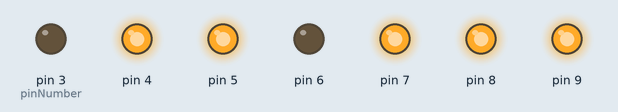
Recording of a sketch running on a simulated Arduino Uno, built with avr-gcc and run on an emulated ATmega328P. Parts: output pins drawn as LEDs (lit = HIGH).

Above: at 0.1 s.
Timing chart, 0 to 1.6 s (numbered marks = the images above):
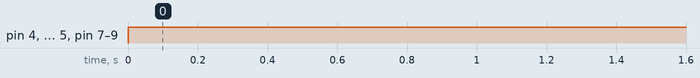

Measured:
- by itself, pin 4, pin 5, pin 7–9: LOW → HIGH at 0.00 s

The sketch:

Lesson22-3_switch.ino
```cpp
/*
22 MC猜数字 - 4 switch case语句(3) switch

太极创客
www.taichi-maker.com

此程序用于太极创客<<零基础入门学用Arduino教程>>
22 MC猜数字 - 4 switch case语句
课程的演示实验使用。

2017-04-21
*/

void setup() {
  int pinNumber = 3;
  while(pinNumber <= 9){
    pinMode(pinNumber, OUTPUT);
    pinNumber = pinNumber + 1;
  }
}

// the loop function runs over and over again forever
void loop() {
   int myNumber = 9;
   switch(myNumber) {
      case 1: //显示1
        digitalWrite(4, HIGH);
        digitalWrite(7, HIGH);
        break;
      case 2: //显示2
        digitalWrite(3, HIGH);
        digitalWrite(4, HIGH);
        digitalWrite(5, HIGH);
        digitalWrite(8, HIGH);
        digitalWrite(9, HIGH);
        break;
      case 3: //显示3
        digitalWrite(3, HIGH);
        digitalWrite(4, HIGH);
        digitalWrite(5, HIGH);
        digitalWrite(7, HIGH);
        digitalWrite(8, HIGH);
        break;
	  default:
        digitalWrite(4, HIGH);
        digitalWrite(5, HIGH);
        digitalWrite(7, HIGH);
        digitalWrite(8, HIGH);
        digitalWrite(9, HIGH);
    }
}
```
